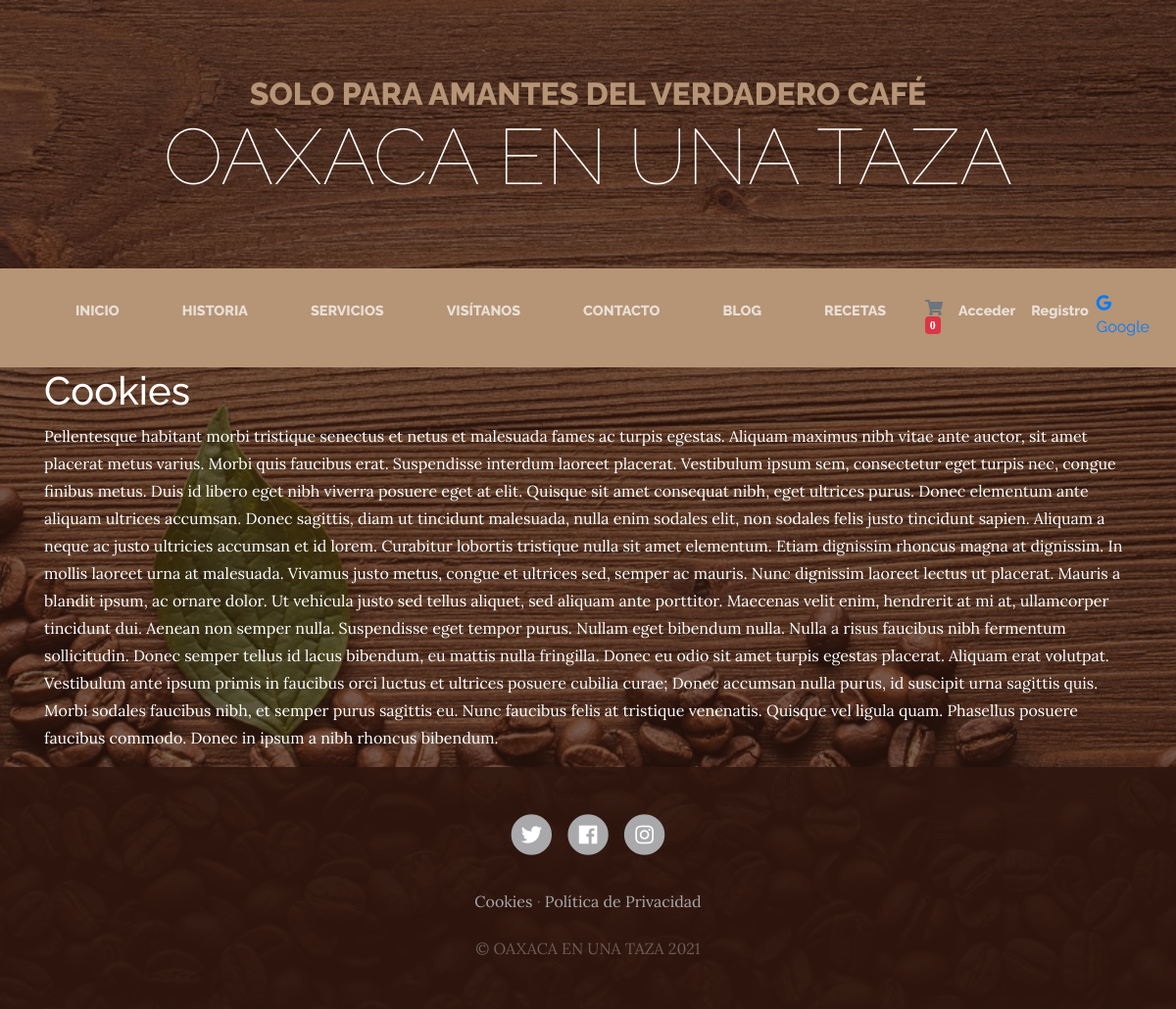
The page /page/2/ on the database its author committed.
### pages/models.py (models this page shows, shortened)
class Page(models.Model):
    title = models.CharField(max_length=200, verbose_name="Título")
    content = models.TextField(verbose_name="Content")
    created = models.DateTimeField(auto_now_add=True, verbose_name="Fecha de creación")
    updated = models.DateTimeField(auto_now=True, verbose_name="Fecha de edición")
    class Meta:
        verbose_name = "página"
        verbose_name_plural = "páginas"
        ordering = ['title']

### pages/views.py (the view)
# urls.py: path('page/', include('pages.urls')),
def page(request, page_id):
    page = get_object_or_404(Page, id=page_id)
    return render(request, 'pages/sample.html',{'page':page})

### pages/templatetags/pages_extras.py (called while the page is built)
@register.simple_tag
def get_page_list():
    pages = Page.objects.all()
    return pages

### pages/templates/pages/sample.html
{% extends 'core/base.html' %}
{% block content %}
<div class="container text-white">
    <h1>{{page.title}}</h1>
    <p>
        {{page.content}}
    </p>
</div>
{% endblock %}

### core/templates/core/base.html (shortened to what this page needs)
<!DOCTYPE html>
<html lang="es">
<head>
  <link rel="stylesheet" href="https://stackpath.bootstrapcdn.com/bootstrap/4.1.1/css/bootstrap.min.css"
 />
  <link rel="stylesheet" href="https://use.fontawesome.com/releases/v5.0.13/css/all.css"
 />
  {% load static %}
  <link href="{% static 'core/css/business-casual.css' %}" rel="stylesheet">
</head>
<body>
  <h1 class="site-heading text-center text-white d-none d-lg-block">
    <span class="site-heading-upper text-primary mb-3">SOLO PARA AMANTES DEL VERDADERO CAFÉ
    </span>
    <span class="site-heading-lower">OAXACA EN UNA TAZA</span>
  </h1>
  <nav class="navbar navbar-expand-lg navbar-dark py-lg-4" id="mainNav">
    <div class="container">
      <div class="collapse navbar-collapse" id="navbarResponsive">
        <ul class="navbar-nav mx-auto">
          <li class="nav-item {% if request.path == '/' %} active {% endif %} px-lg-4">
            <a class="nav-link text-uppercase text-expanded" href="{% url 'home' %}">Inicio</a>
          </li>
          <li class="nav-item {% if request.path == '/about/' %} active {% endif %} px-lg-4">
            <a class="nav-link text-uppercase text-expanded" href="{% url 'about' %}">Historia</a>
          </li>
          <li class="nav-item {% if request.path == '/services/' %} active {% endif %} px-lg-4">
            <a class="nav-link text-uppercase text-expanded" href="{% url 'services' %}">Servicios</a>
          </li>
          <li class="nav-item {% if request.path == '/visit/' %} active {% endif %} px-lg-4">
            <a class="nav-link text-uppercase text-expanded" href="{% url 'visit_us' %}">Visítanos</a>
          </li>
          <li class="nav-item {% if request.path == '/contact/' %} active {% endif %} px-lg-4">
            <a class="nav-link text-uppercase text-expanded" href="{% url 'contact' %}">Contacto</a>
          </li>
          <li class="nav-item {% if request.path|slice:':6' == '/blog/' %} active {% endif %} px-lg-4">
            <a class="nav-link text-uppercase text-expanded" href="{% url 'blog' %}">Blog</a>
          </li>
          <li class="nav-item {% if request.path == '/recipe/' %} active {% endif %} px-lg-4">
            <a class="nav-link text-uppercase text-expanded" href="{% url 'recipes:recipes' %}">Recetas</a>
          </li>
          <li>
            <a href="#" onclick="realizaPedido()" class="nav-link text-secondary">
              <i class="fas fa-shopping-cart"> <span id="cart-badge" class="badge badge-danger">0</span> </i>
            </a>
          </li>
            {% if not request.user.is_authenticated %}
            <li class="nav-item">
              <a class="nav-link" href="{% url 'login' %}">Acceder</a>
            </li>
            <li class="nav-item">
              <a class="nav-link" href="{% url 'signup' %}">Registro</a>
            </li>
            <li>
              <a href="{% url 'social:begin' 'google-oauth2' %}?next={%  url 'home' %}">
                <i class="fab fa-google"></i> Google</a>
            </li>
            {% else %}
              <li class="nav-item">
                <a class="nav-link" href="{% url 'logout' %}">Salir</a>
              </li>
            {% endif %}
        </ul>
      </div>
    </div>
  </nav>
  {% block content %}
  {% endblock %}
  <footer class="footer text-faded text-center py-5">
    <div class="container">
      <p class="m-0">
        <a href="#" class="link">
          <span class="fa-stack fa-lg">
            <i class="fa fa-circle fa-stack-2x"></i>
            <i class="fab fa-twitter fa-stack-1x fa-inverse"></i>
          </span>
        </a>
        <a href="#" class="link">
          <span class="fa-stack fa-lg">
            <i class="fa fa-circle fa-stack-2x"></i>
            <i class="fab fa-facebook fa-stack-1x fa-inverse"></i>
          </span>
        </a>
        <a href="#" class="link">
          <span class="fa-stack fa-lg">
            <i class="fa fa-circle fa-stack-2x"></i>
            <i class="fab fa-instagram fa-stack-1x fa-inverse"></i>
          </span>
        </a>
      </p>
      <p class="m-0 mbt">
        {% load pages_extras %}
        {% get_page_list as page_list %}
        {% for page in page_list %}
          <a href="{% url 'page' page.id %}" class="link">{{page.title}}</a>
          {% if not forloop.last %}
          ·
          {% endif %}
        {% endfor %}
      </p>
      <p class="m-0 mbt1">&copy; OAXACA EN UNA TAZA 2021</p>
    </div>
  </footer>
</body>
</html>

### core/static/core/css/business-casual.css (style rules this page uses)
body { font-family: "Lora"; background: linear-gradient(rgba(47, 23, 15, 0.65), rgba(47, 23, 15, 0.65)), url("../img/Coffee_.jpg"); background-attachment: fixed; background-position: center; background-size: cover; }
h1, h2, h3, h4, h5, h6 { font-family: "Raleway"; }
p { line-height: 1.75; }
.text-faded { color: rgba(255, 255, 255, 0.3); }
.site-heading { margin-top: 5rem; margin-bottom: 5rem; text-transform: uppercase; line-height: 1; font-family: "Raleway"; }
.site-heading .site-heading-upper { display: block; font-size: 2rem; font-weight: 800; }
.site-heading .site-heading-lower { font-size: 5rem; font-weight: 100; line-height: 4rem; }
#mainNav { background-color: #b69476; font-family: "Raleway"; }
#mainNav .navbar-nav .nav-item .nav-link { color: rgba(255, 255, 255, 0.7); font-weight: 800; }
@media (min-width: 992px) { #mainNav .navbar-nav .nav-item .nav-link { font-size: 0.9rem; } }
.footer { background-color: rgba(47, 23, 15, 0.9); }
.text-primary { color: #b69476 !important; }
.mbt { padding-top: 2rem; }
.mbt1 { padding-top: 1.25rem; }
a.link { color: #a9a9ab; }

### rows shown on the page
Page: title "Cookies", content "Pellentesque habitant morbi tristique senectus et netus et malesuada fames ac turpis egestas. Aliquam maximus nibh vitae ante auctor, sit amet placerat metus varius. Morbi quis faucibus erat. Suspendisse interdum laoreet placerat. Vestibulum ipsum sem, consectetur eget turpis nec, congue finibus metus. Duis id libero eget nibh viverra posuere eget at elit. Quisque sit amet consequat nibh, eget ultrices purus. Donec elementum ante aliquam ultrices accumsan. Donec sagittis, diam ut tincidunt malesuada, nulla enim sodales elit, non sodales felis justo tincidunt sapien. Aliquam a neque ac justo ultricies accumsan et id lorem. Curabitur lobortis tristique nulla sit amet elementum. Etiam…"
Page: title "Política de Privacidad"
